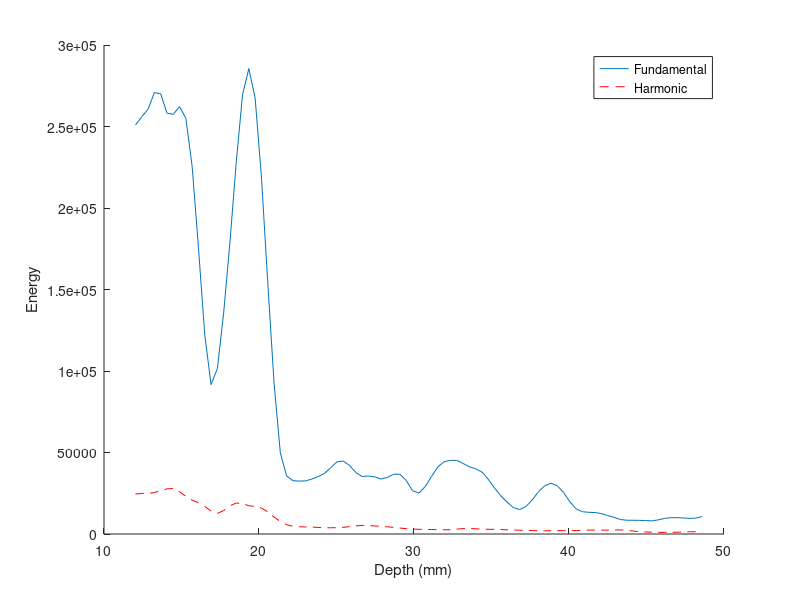
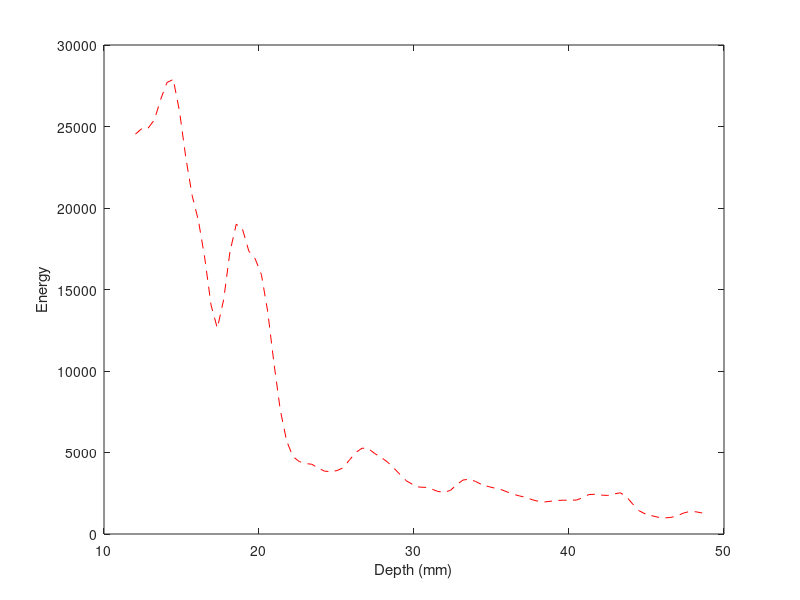
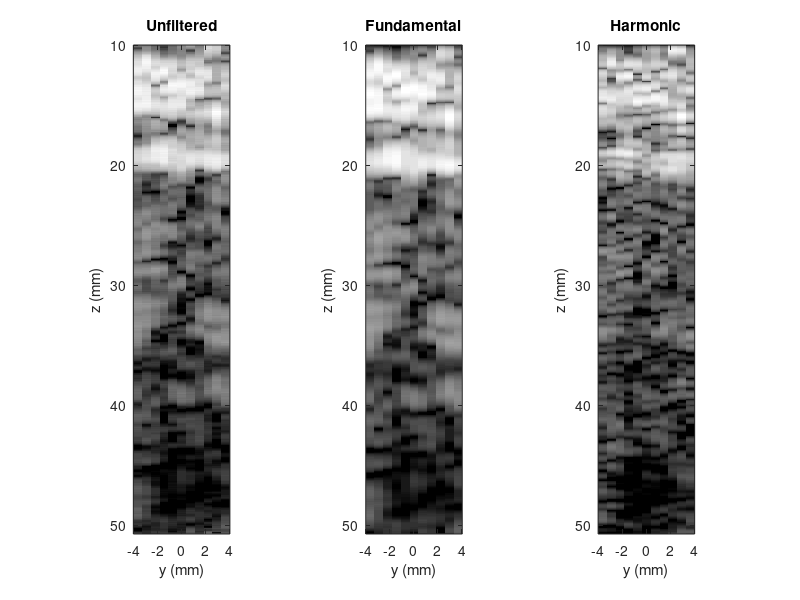
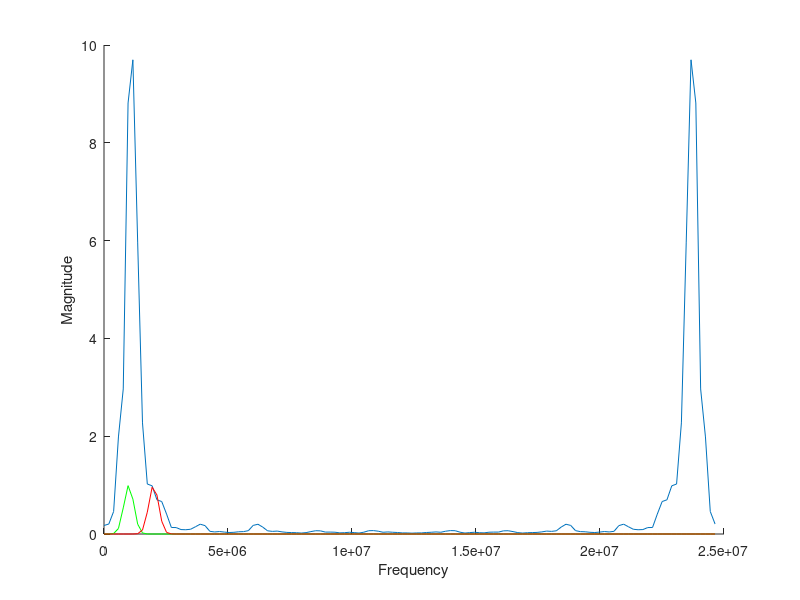

Recreate these plots in MATLAB, in order.
clear all; close all; clc;

% load harmonic_ppw25_ba8.mat
load harmonic_ppw20_ba8.mat
% load data_p3.mat
n = 1:size(rf,1);
N_fft = 128;

win = buffer(n,N_fft,round(9*N_fft/10));
[~, j] = find(win == 0);
j = unique(j);
win(:,j) = [];
z_i = win(round(size(win,1)/2),:);

t = 2*deps/c0;
T = unique(diff(t));
fs = 1/T(1);
% fs = 1/dT;
f = fs.*linspace(0,1,size(win,1));

fvar = 0.2e6;
filt_f0 = gaussmf(f,[fvar f0*1e6]);
filt_f1 = gaussmf(f,[fvar f0*2e6]);

figure
for i = 1:size(win,2)
    % hanning window for each frequency window
    scale_win = repmat(hann(size(win,1)),[1 size(rf,2)]);
%     scale_win = repmat(ones(size(win,1),1),[1 size(rf,2)]);
    winfft = abs(fft(scale_win.*rf(win(:,i),:),[],1)/N_fft);
    norm_winfft = zeros(size(winfft));
    for line = 1:size(winfft,2)
        tmp = winfft(:,line);
        % normalize window at each depth so that energy is not dependent on
        % attenuation of amplitude of echoes
        norm_winfft(:,line) = tmp./max(tmp(:));
        norm_winfftf0(:,line) = 2.*(filt_f0'.*tmp);
        norm_winfftf1(:,line) = 2.*(filt_f1'.*tmp);
    end
    tot_winfftf0 = sum(norm_winfftf0,2);
    tot_winfftf1 = sum(norm_winfftf1,2);
    tot_winfft = sum(norm_winfft,2);
    
%     f0_E(i) = sum(filt_f0'.*tot_winfft);
%     f1_E(i) = sum(filt_f1'.*tot_winfft);
    f0_E(i) = sum(tot_winfftf0);
    f1_E(i) = sum(tot_winfftf1);
    
    clf
    hold on
    plot(f,tot_winfft);
    plot(f,filt_f0,'g');
    plot(f,filt_f1,'r');
    hold off
    xlabel('Frequency')
    ylabel('Magnitude')
    drawnow; 
%     pause(0.5)
end

figure
hold on
plot(1000.*deps(z_i),f0_E, '-');
plot(1000.*deps(z_i),f1_E,'r--');
hold off
xlabel('Depth (mm)')
ylabel('Energy')
legend('Fundamental','Harmonic')
print -djpeg ./fig3a_WillieLong.jpg

figure
plot(1000.*deps(z_i),f1_E,'r--');
xlabel('Depth (mm)')
ylabel('Energy')
print -djpeg ./fig3a_harmonic_WillieLong.jpg

foc=round(nZ/1.3)*dZ

BW = 1;
order = 2;
[f0b f0a] = butter(order,[f0-BW/2 f0+BW/2]/(fs/2e6),'bandpass');
[f1b f1a] = butter(order,[2*f0-BW/2 2*f0+BW/2]/(fs/2e6),'bandpass');
f = fs.*linspace(0,1,size(rf,1));
for j = 1:size(rf,2)
    f0_rf(:,j) = filter(f0b,f0a,rf(:,j));
    f1_rf(:,j) = filter(f1b,f1a,rf(:,j));
end

f0_env = abs(hilbert(f0_rf));
f1_env = abs(hilbert(f1_rf));
env = abs(hilbert(rf));

figure
subplot(131)
imagesc(1e3*bws,1e3*deps,20*log10(env/max(env(:))),[-40 0]); 
colormap gray; axis image
xlabel('y (mm)'), ylabel('z (mm)'); title('Unfiltered')
subplot(132)
imagesc(1e3*bws,1e3*deps,20*log10(f0_env/max(f0_env(:))),[-40 0]); 
colormap gray; axis image
xlabel('y (mm)'), ylabel('z (mm)'); title('Fundamental')
subplot(133)
imagesc(1e3*bws,1e3*deps,20*log10(f1_env/max(f1_env(:))),[-40 0]); 
colormap gray; axis image
xlabel('y (mm)'), ylabel('z (mm)'); title('Harmonic')

print -djpeg ./fig3b_WillieLong.jpg

les_i = 1100:1240;
les_j = 4:7;

bg_i = 800:940;
bg_j = 4:6;

tmp = env(les_i,les_j);
u_les = mean(tmp(:));
s_les = var(tmp(:));

tmp = env(bg_i,bg_j);
u_bg = mean(tmp(:));
s_bg = var(tmp(:));

CNR = abs(u_bg-u_les)/sqrt(s_les+s_bg)

tmp = f0_env(les_i,les_j);
f0u_les = mean(tmp(:));
f0s_les = var(tmp(:));

tmp = f0_env(bg_i,bg_j);
f0u_bg = mean(tmp(:));
f0s_bg = var(tmp(:));

f0CNR = abs(f0u_bg-f0u_les)/sqrt(f0s_les+f0s_bg)

tmp = f1_env(les_i,les_j);
f1u_les = mean(tmp(:));
f1s_les = var(tmp(:));

tmp = f1_env(bg_i,bg_j);
f1u_bg = mean(tmp(:));
f1s_bg = var(tmp(:));

f1CNR = abs(f1u_bg-f1u_les)/sqrt(f1s_les+f1s_bg)
